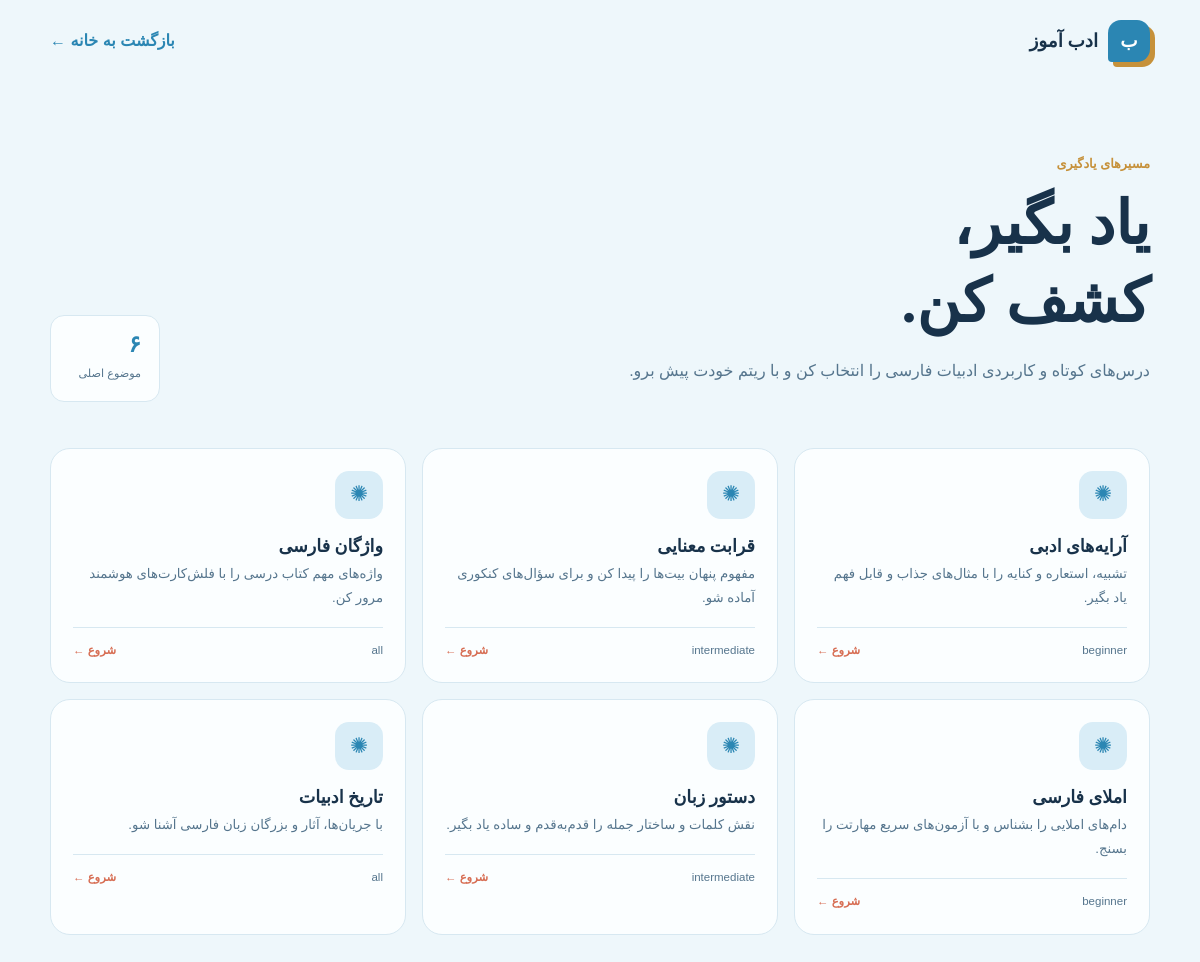
Page /lessons.php on the committed database.
### tables this page shows
CREATE TABLE learning_paths (
    id INT UNSIGNED AUTO_INCREMENT PRIMARY KEY,
    title VARCHAR(150) NOT NULL,
    slug VARCHAR(160) NOT NULL UNIQUE,
    description TEXT NULL,
    level ENUM('beginner', 'intermediate', 'all') NOT NULL DEFAULT 'all',
    display_order SMALLINT UNSIGNED NOT NULL DEFAULT 0,
    is_published BOOLEAN NOT NULL DEFAULT TRUE,
    created_at TIMESTAMP NOT NULL DEFAULT CURRENT_TIMESTAMP
);

### public/lessons.php (called while the page is built)
<?php
require_once __DIR__ . '/../config/bootstrap.php';
$learningPaths = (new LearningPathController(new LearningPath($pdo)))->index();
require __DIR__ . '/../app/views/learning-paths/index.php';

### config/bootstrap.php (called while the page is built, shortened)
<?php
require_once __DIR__ . '/../app/models/LearningPath.php';
require_once __DIR__ . '/../app/controllers/LearningPathController.php';
function url(string $path = ''): string
{
    static $baseUrl;
    if ($baseUrl === null) {
        $scriptPath = str_replace('\\', '/', $_SERVER['SCRIPT_NAME'] ?? '');
        $baseUrl = str_contains($scriptPath, '/public/')
            ? dirname(dirname($scriptPath))
            : dirname($scriptPath);
        $baseUrl = $baseUrl === '/' || $baseUrl === '.' ? '' : rtrim($baseUrl, '/');
    }
    return $baseUrl . ($path === '' ? '/' : '/' . ltrim($path, '/'));
}
function e(string $value): string
{
    return htmlspecialchars($value, ENT_QUOTES, 'UTF-8');
}

### app/models/LearningPath.php (called while the page is built, shortened)
<?php
final class LearningPath
{
    public function published(): array
    {
        $statement = $this->database->query(
            'SELECT id, title, slug, description, level FROM learning_paths WHERE is_published = 1 ORDER BY display_order, id'
        );
        return $statement->fetchAll();
    }
}

### app/controllers/LearningPathController.php (called while the page is built, shortened)
<?php
final class LearningPathController
{
    public function index(): array
    {
        return $this->learningPaths->published();
    }
}

### app/views/learning-paths/index.php (the view, shortened to what this page needs)
<?php $learningPaths = $learningPaths ?? []; ?>
<!doctype html>
<html lang="fa" dir="rtl">
<head>
    <link rel="stylesheet" href="<?= e(url('css/amoozesh.css')) ?>">
</head>
<body>
    <header>
        <div class="shell nav"><a class="brand" href="<?= e(url()) ?>"><span class="mark">ب</span> ادب آموز</a><a class="back" href="<?= e(url()) ?>">بازگشت به خانه ←</a></div>
    </header>
    <main>
        <section class="shell hero">
            <div><div class="eyebrow">مسیرهای یادگیری</div><h1>یاد بگیر،<br><span class="coral-text">کشف کن.</span></h1><p>درس‌های کوتاه و کاربردی ادبیات فارسی را انتخاب کن و با ریتم خودت پیش برو.</p></div>
            <div class="stats"><div class="stat"><strong><?= count($learningPaths) ?></strong><small>موضوع اصلی</small></div></div>
        </section>
        <section class="shell grid">
            <?php foreach ($learningPaths as $learningPath): ?>
                <a class="card" href="<?= e(url('lessons/' . $learningPath['slug'])) ?>">
                    <div class="icon">✺</div>
                    <h2><?= e($learningPath['title']) ?></h2>
                    <p><?= e((string) ($learningPath['description'] ?? '')) ?></p>
                    <div class="meta"><span><?= e($learningPath['level']) ?></span><span class="start">شروع ←</span></div>
                </a>
            <?php endforeach; ?>
        </section>
    </main>
</body>
</html>

### css/amoozesh.css (style rules this page uses)
:root { --ink: #18324a; --soft: #55758d; --cream: #eef7fb; --paper: #fbfeff; --line: #d7e8f1; --teal: #2b86b3; --gold: #c6913a; --coral: #d76e54; --sage: #d9edf7; --shadow: 0 18px 45px #1f39321a }
* { box-sizing: border-box }
body { margin: 0; background: var(--cream); color: var(--ink); font: 16px/1.8 Vazirmatn, sans-serif }
a { color: inherit; text-decoration: none }
.shell { width: min(1100px, calc(100% - 32px)); margin: auto }
.nav { height: 82px; display: flex; align-items: center; justify-content: space-between }
.brand { display: flex; align-items: center; gap: 10px; font: 800 1.15rem Estedad }
.mark { display: grid; place-items: center; width: 42px; height: 42px; background: var(--teal); color: #fff; border-radius: 13px 13px 13px 4px; box-shadow: 5px 5px var(--gold) }
.back { color: var(--teal); font-weight: 700 }
.hero { padding: 70px 0 46px; display: flex; justify-content: space-between; gap: 30px; align-items: end }
.eyebrow { color: var(--gold); font-size: .8rem; font-weight: 800 }
.hero h1 { font: 800 clamp(2.3rem, 5vw, 4.3rem)/1.3 Estedad; margin: 10px 0 }
.hero p { color: var(--soft); max-width: 570px }
.stats { display: flex; gap: 12px }
.stat { background: var(--paper); border: 1px solid var(--line); border-radius: 14px; padding: 14px 18px; min-width: 110px }
.stat strong { display: block; color: var(--teal); font: 800 1.45rem Estedad }
.stat small { color: var(--soft); font-size: .7rem }
.grid { display: grid; grid-template-columns: repeat(3, 1fr); gap: 16px; padding-bottom: 70px }
.card { display: block; color: inherit; text-decoration: none; background: var(--paper); border: 1px solid var(--line); border-radius: 20px; padding: 22px; transition: .2s; box-shadow: 0 4px 0 transparent }
.icon { width: 48px; height: 48px; border-radius: 14px; display: grid; place-items: center; background: var(--sage); color: var(--teal); font-size: 1.35rem }
.card h2 { font: 700 1.1rem Estedad; margin: 17px 0 5px }
.card p { color: var(--soft); font-size: .83rem; margin: 0 0 17px }
.meta { display: flex; justify-content: space-between; color: var(--soft); font-size: .72rem; border-top: 1px solid var(--line); padding-top: 12px }
.start { color: var(--coral); font-weight: 700 }

### rows in the picture
learning_paths: title "آرایه‌های ادبی", description "تشبیه، استعاره و کنایه را با مثال‌های جذاب و قابل فهم یاد بگیر.", level "beginner"
learning_paths: title "قرابت معنایی", description "مفهوم پنهان بیت‌ها را پیدا کن و برای سؤال‌های کنکوری آماده شو.", level "intermediate"
learning_paths: title "واژگان فارسی", description "واژه‌های مهم کتاب درسی را با فلش‌کارت‌های هوشمند مرور کن.", level "all"
learning_paths: title "املای فارسی", description "دام‌های املایی را بشناس و با آزمون‌های سریع مهارتت را بسنج.", level "beginner"
learning_paths: title "دستور زبان", description "نقش کلمات و ساختار جمله را قدم‌به‌قدم و ساده یاد بگیر.", level "intermediate"
learning_paths: title "تاریخ ادبیات", description "با جریان‌ها، آثار و بزرگان زبان فارسی آشنا شو.", level "all"

### other values in the picture
count($learningPaths) "۶"
